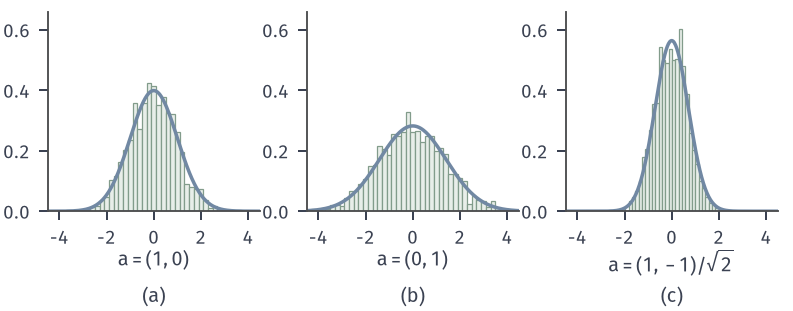

This figure's Python source:
from pathlib import Path
import sys
HERE = Path(__file__).resolve().parent
sys.path.insert(0, str(HERE.parent/'clt-common'))
from clt_fig import *
# Same simulation as clt-bivariate-scatter (seed 3, n = 100, M = 1500, X = (xi, xi+eta)).
# Histograms of the projections a^T sqrt(n) Xbar_n for a = (1,0), (0,1), (1,-1)/sqrt2,
# against N(0, a^T Sigma a) densities, a^T Sigma a = 1, 2, 1/2.
rng = np.random.default_rng(3)
n, M = 100, 1500
A = (2*rng.binomial(n, .5, M)-n)/math.sqrt(n)
B = (2*rng.binomial(n, .5, M)-n)/math.sqrt(n)
P = [(A, 1.0), (A+B, 2.0), ((A-(A+B))/math.sqrt(2), .5)]
fig, axs = figure(width_mm=112, height_mm=44, ncols=3)
panel(fig, left=.06, right=.98, bottom=.32, wspace=.22)
x = np.linspace(-5, 5, 400); facts = {}
for ax, (y, v), nm in zip(axs, P, ('e1', 'e2', 'diag')):
    step = 0.2/math.sqrt(2) if nm == 'diag' else 0.2  # lattice spacing of the projection
    edges = np.arange(-6-step/2, 6+step, step)
    ax.hist(y, bins=edges, density=True, color=GREEN_FILL, edgecolor=GREEN, lw=.5)
    ax.plot(x, phi(x/math.sqrt(v))/math.sqrt(v), color=BLUE, lw=1.4)
    ax.set_xlim(-4.5, 4.5); ax.set_xticks([-4, -2, 0, 2, 4]); ax.set_ylim(0, .66)
    facts[nm] = {'theory_var': v, 'sample_var': float(np.var(y))}
axs[0].set_xlabel(r'$\mathbf{a}=(1,0)$', labelpad=1); axs[1].set_xlabel(r'$\mathbf{a}=(0,1)$', labelpad=1)
axs[2].set_xlabel(r'$\mathbf{a}=(1,-1)/\sqrt{2}$', labelpad=1)
tags(fig, axs)
save(fig, HERE, 'figure', facts)
